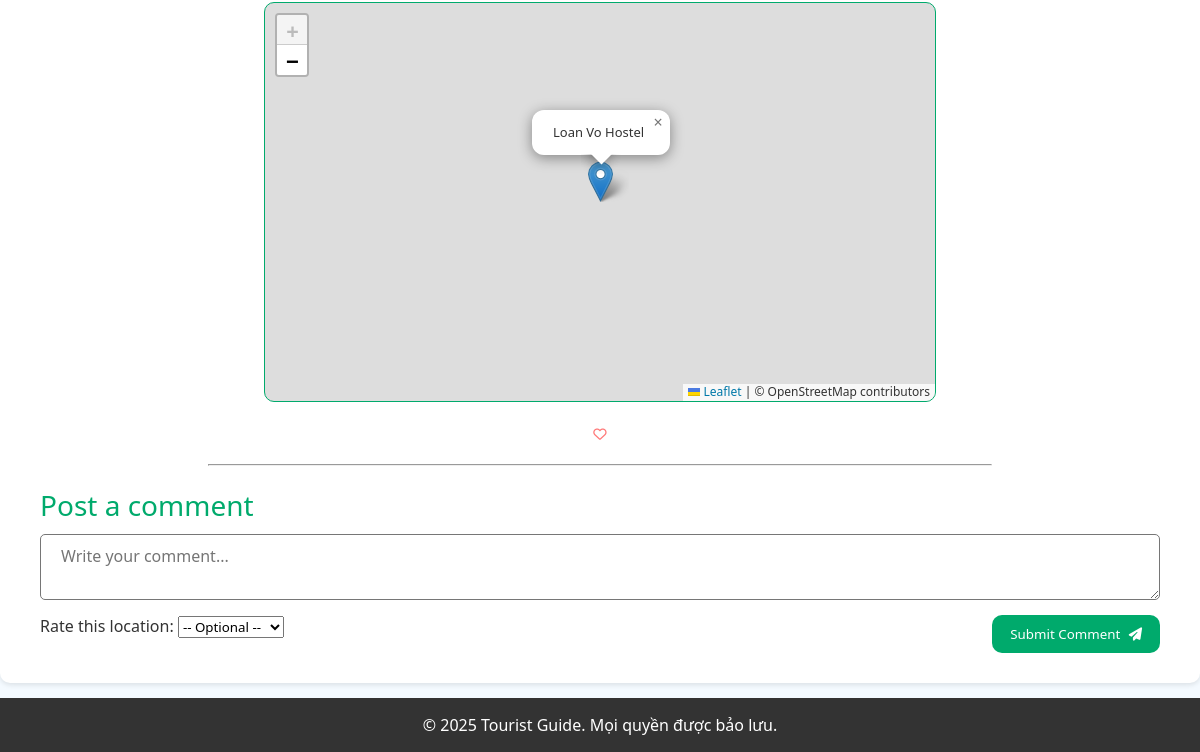
/AC004/ (signed in, lower part), run on an earlier commit of the app's database.
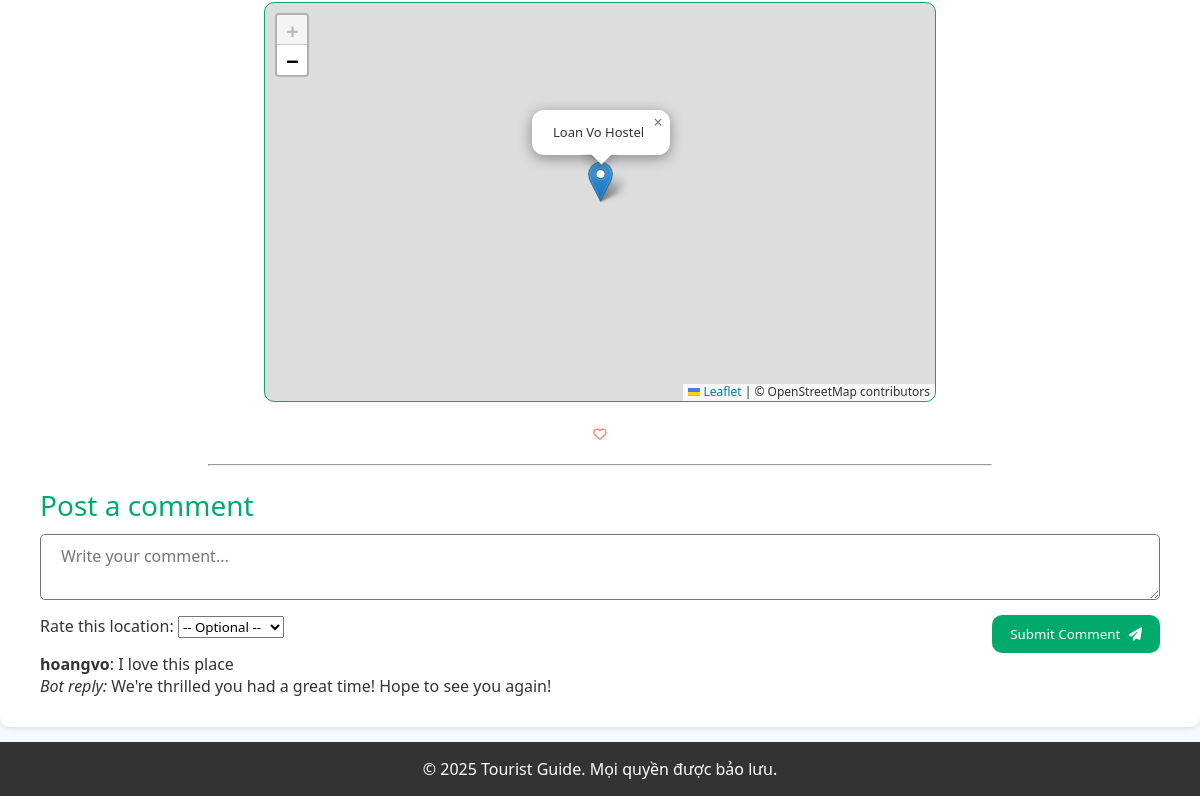
And on a later commit of the database.
### location/models.py (models this page shows, shortened)
class Comment(models.Model):
    user = models.ForeignKey(User, on_delete=models.CASCADE, related_name='comments')
    location = models.ForeignKey(Location, on_delete=models.CASCADE, related_name='comments')
    content = models.TextField()
    rating = models.IntegerField(null=True, blank=True)
    created_at = models.DateTimeField(auto_now_add=True)
    updated_at = models.DateTimeField(auto_now=True)
    is_edited = models.BooleanField(default=False)
    is_flagged = models.BooleanField(default=False)
    bot_reply = models.TextField(blank=True, null=True)
    parent = models.ForeignKey('self', on_delete=models.CASCADE, null=True, blank=True, related_name='replies')
    class Meta:
        ordering = ['-created_at']  # Show newest comments first

### location/views.py (the view)
# urls.py: path('<str:location_code>/',views.display_location, name='display_location'),
@login_required
def display_location(request, location_code):
    location = get_object_or_404(Location, code=location_code)
    if request.method == 'POST':
        content = request.POST.get('content', '').strip()
        rating = request.POST.get('rating')
        if not content:
            return redirect('display_location', location_code=location_code)
        bot_reply = "Thanks for your comment!"  # Default fallback reply
        if not rating:
            sentiment = predict_sentiment(content)
            if sentiment == "positive":
                bot_reply = "We're thrilled you had a great time! Hope to see you again!"
                rating = 4
            elif sentiment == "negative":
                bot_reply = "We're sorry to hear that. Your feedback helps us get better."
                rating = 2
            else:
                bot_reply = "Thank you for sharing your thoughts. We appreciate your input!"
                rating = 3
        else:
            try:
                rating = int(rating)
            except ValueError:
                rating = 3  # default rating if invalid
            if rating == 5:
                bot_reply = "Awesome! We're thrilled you loved it!"
            elif rating == 4:
                bot_reply = "Great! Glad you had a good time."
            elif rating == 3:
                bot_reply = "Thanks! We'll try to make your next visit even better."
            elif rating == 2:
                bot_reply = "Sorry to hear that. We hope things improve."
            elif rating == 1:
                bot_reply = "We sincerely apologize. Your feedback is valuable to us."
            else:
                bot_reply = "Thanks for your feedback!"
        Comment.objects.create(
            location=location,
            user=request.user,
            content=content,
            rating=rating,
            bot_reply=bot_reply
        )
        return redirect('display_location', location_code=location_code)
    else:
        comments = Comment.objects.filter(location=location, parent=None).prefetch_related('replies').order_by('-created_at')
        rating = round(location.rating * 2) / 2 if location.rating else 0
        full_stars = int(rating)
        has_half = (rating - full_stars) >= 0.5
        star_html = '<i class="fas fa-star"></i>' * full_stars
        if has_half:
            star_html += '<i class="fas fa-star-half-alt"></i>'
            empty_stars = 5 - full_stars - 1
        else:
            empty_stars = 5 - full_stars
        star_html += '<i class="far fa-star"></i>' * empty_stars
        if request.user.is_authenticated and location.favourited_by.filter(id=request.user.id).exists():
            favourite_symbol = '<i class="fa-solid fa-heart"></i>'
        else:
            favourite_symbol = '<i class="fa-regular fa-heart"></i>'
        lat, long = location.coordinate.split(", ")
        open_time = location.open_time.strftime("%H:%M") if location.open_time else "N/A"
        close_time = location.close_time.strftime("%H:%M") if location.close_time else "N/A"
        if open_time == "00:00" and close_time == "23:59":
            open_time_str = "All day"
        elif location.close_time and location.open_time and location.close_time < location.open_time:
            open_time_str = f"{open_time} - {close_time} (The next day)"
        else:
            open_time_str = f"{open_time} - {close_time}"
        return render(request, "display_location/display.html", {
            "code": location.code,
            "location_name": location.location,
            "type": location.type,
            "open_time": open_time_str,
            "ticket_info": location.ticket_info,
            "address": location.address,
            "image_path": location.image_path,
            "long_description": location.long_description,
            "favourite_symbol": favourite_symbol,
            "lat": lat,
            "long": long,
            "star_html": star_html,
            "comments": comments,
            "location_obj": location  # dùng cho form POST
        })

### location/templates/display_location/display.html (shortened to what this page needs)
{% extends "layout/layout.html" %}
{% load static %}
{% block css %}
<link rel="stylesheet" href="{% static 'css/display_location.css' %}">
<link rel="stylesheet" href="https://unpkg.com/leaflet/dist/leaflet.css" />
<link rel="stylesheet" href="{% static 'css/display_location.css' %}?v={{ timestamp }}">
{% endblock %}
{% block body %}
<div class="location-container">
    <div id="map">
    </div>
    <div class="favourite-block">
        <div class="favourite-location">
            <form method="post" action="{% url 'locations' %}" class="fav-form" style="display:inline;">
                <button type="submit" style="background: none; border: none; padding: 0; cursor: pointer;">
                    {{ favourite_symbol|safe }}
                </button>
            </form>
        </div>
    </div>
    <hr>
    <h3>Post a comment</h3>
    <form id="comment-form">
        <textarea type="text" name="content" placeholder="Write your comment..." required></textarea>
        <div class="bla">
            <label for="rating">Rate this location:</label>
            <select name="rating" id="rating">
                <option value="">-- Optional --</option>
            </select>
            <button id="submit" type="submit">Submit Comment <i class="fas fa-paper-plane"></i>
            </button>
        </div>
    </form>
    {% for comment in comments %}
    <div class="comment">
        <p><strong>{{ comment.user.username }}</strong>: {{ comment.content }}</p>
        <p><em>Bot reply:</em> {{ comment.bot_reply }}</p>
    </div>
    {% endfor %}
</div>
{% endblock %}

What changed in the data, as far as the page shows it:
added Comment: user.username "hoangvo", content "I love this place", bot_reply "We're thrilled you had a great time! Hope to see you again!"
